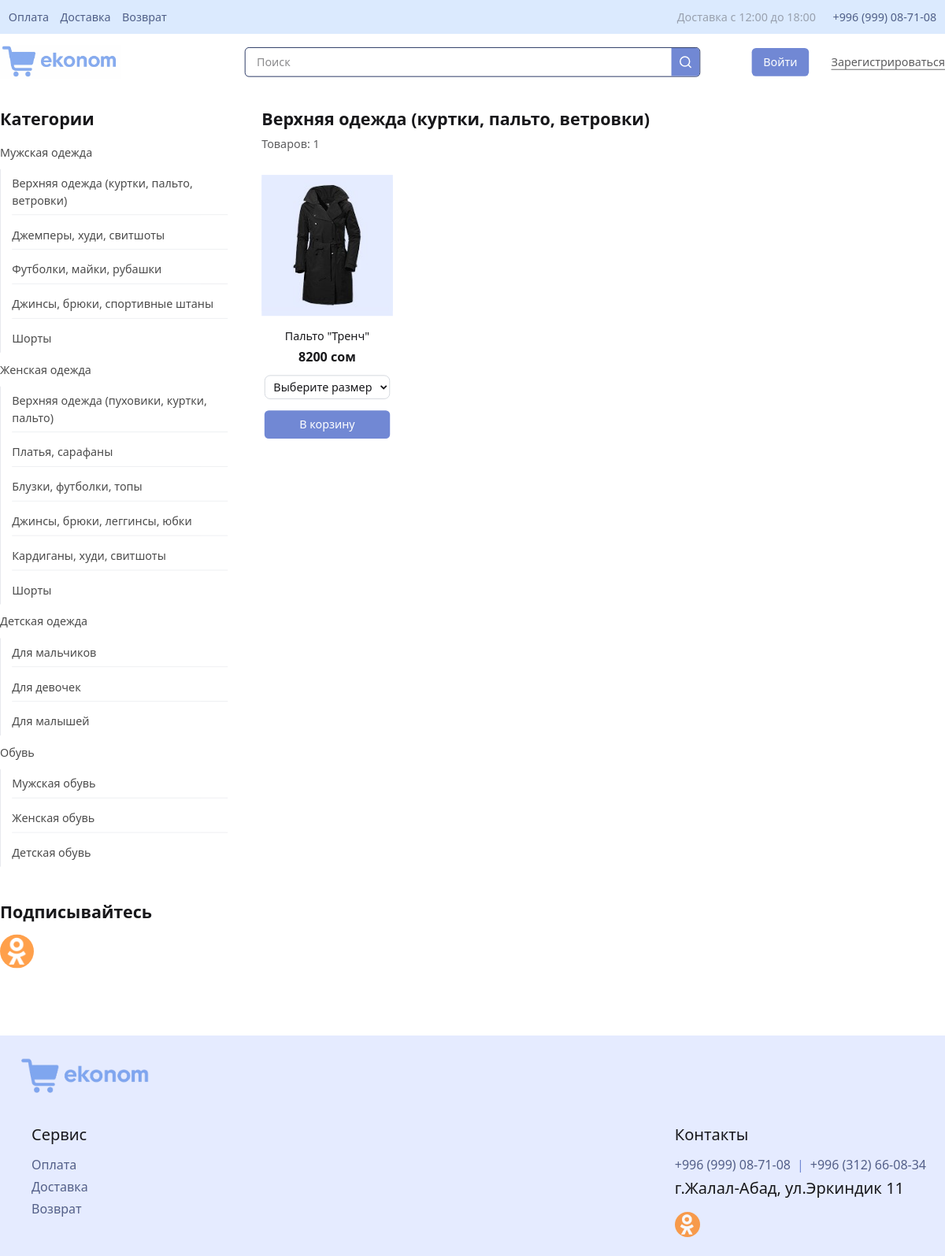
/catalog/verkhniaia-odezhda-kurtki-palto-vetrovki/, run on the app's committed database.
### theme/models.py (models this page shows, shortened)
class SiteSettings(models.Model):
    company_name = models.CharField("Название компании", max_length=255)
    working_hours_start = models.TimeField("Начало работы")
    working_hours_end = models.TimeField("Конец работы")
    phone_number = models.CharField("Номер телефона (1)", max_length=255)
    phone_number2 = models.CharField("Номер телефона (2)", max_length=255)
    address = models.CharField("Адрес", max_length=255)
    logo = models.ImageField(upload_to='logos/')
    bg_transparent_logo = models.ImageField(upload_to='logos/', default="...")
    class Meta:
        verbose_name = "Настройки сайта"
        verbose_name_plural = "Настройки сайта"

class SocialLink(models.Model):
    settings = models.ForeignKey(SiteSettings, on_delete=models.CASCADE, verbose_name="Настройки")
    logo = models.ImageField(upload_to='social_logos/')
    name = models.CharField("Название", max_length=255)
    link = models.CharField("Ссылка", max_length=1000)
    class Meta:
        verbose_name = "Социальные сети"
        verbose_name_plural = "Социальные сети"

### catalog/models.py (models this page shows, shortened)
class AutoSlugMixin(models.Model):
    slug_source_field = 'name'
    slug_field_name = 'slug'
    class Meta:
        abstract = True  # чтобы Django не создавала таблицу

class ProductCategory(AutoSlugMixin):
    name = models.CharField("Название", max_length=100)
    image = models.ImageField(upload_to="product_category_images/", null=True, blank=True)
    slug = models.SlugField(unique=True, blank=True)
    parent = models.ForeignKey(
        "self",
        on_delete=models.CASCADE,
        null=True,
        blank=True,
        related_name="children",
        verbose_name="Родительская категория"
    )
    class Meta:
        verbose_name = "Категория"
        verbose_name_plural = "Категории"

class Product(AutoSlugMixin):
    category = models.ForeignKey(
        ProductCategory,
        verbose_name="Категория",
        on_delete=models.CASCADE,
        related_name="categories"
    )
    name = models.CharField("Название", max_length=255)
    slug = models.SlugField(unique=True, blank=True)
    sizes = models.ManyToManyField(ProductSize, verbose_name="Доступные размеры", blank=True)
    price = models.DecimalField("Цена", max_digits=10, decimal_places=2)
    image = models.ImageField(upload_to="product_images/")
    thumbnail = models.ImageField(upload_to="product_images/thumbnails/", blank=True, null=True)
    views = models.PositiveIntegerField("Просмотры", default=0)
    def get_discount(self):
        from django.utils import timezone
        now = timezone.now()
        discounts = Discount.objects.filter(
            is_active=True,
            start_date__lte=now
        ).filter(
            models.Q(end_date__gte=now) | models.Q(end_date__isnull=True)
        ).filter(
            models.Q(products=self) |
            models.Q(categories=self.category)
        ).order_by('-percentage')
        return discounts.first()
    class Meta:
        ordering = ["-views"]
        verbose_name = "Товар"
        verbose_name_plural = "Товары"

### theme/views.py (the view)
# urls.py: path("catalog/<slug:category_slug>/", views.catalog_page, name=URLNames.CATALOG_PAGE),
def catalog_page(request, category_slug):
    category = get_object_or_404(catalog_models.ProductCategory, slug=category_slug)
    category_ids = get_category_ids(category)
    products_list = catalog_models.Product.objects.filter(category_id__in=category_ids).order_by("-views")
    paginator = Paginator(products_list, 12)
    page_number = request.GET.get('page')
    products = paginator.get_page(page_number)
    context = {
        "category": category,
        "products": products,
        "products_count": products_list.count(),
    }
    return render(request, "catalog.html", context)

### utils/functions.py (called while the page is built)
def get_category_ids(category):
    ids = [category.id]
    for child in category.children.all():
        ids.extend(get_category_ids(child))
    return ids

### theme/templates/catalog.html (shortened to what this page needs)
{% extends 'base.html' %}
{% load static %}
{% block content %}
<div class="w-3/4 h-full gap-8 flex flex-col">
    <div class="flex flex-col gap-2">
        <h1 class="title">{{ category.name }}</h1>
        {% if products_count > 0 %}
        <p class="text-md opacity-70">Товаров: {{ products_count }}</p>
        {% endif %}
    </div>
    {% include "components/_product_grid.html" with products=products %}
    </div>
</div>
{% endblock %}

### theme/templates/base.html (shortened to what this page needs)
{% load static tailwind_tags %}
<!DOCTYPE html>
<html lang="en" data-theme="light">
<head>
    <link
        rel="stylesheet"
        href="https://cdn.jsdelivr.net/npm/swiper@11/swiper-bundle.min.css"
    />
    {% tailwind_css %}
</head>
<body>
    <div id="app">
        {% include 'components/_topbar.html' %}
        {% include 'components/_header.html' %}
        <div class="w-full">
            <div class="i-container flex gap-12">
                {% include 'components/_leftbar.html' %}
                {% block content %}{% endblock %}
            </div>
        </div>
        <div class="bg-[#e5ebff] mt-16 p-6">
            <div class="flex flex-col mb-8">
                <a href="{% url URLNames.MAIN_PAGE %}" class="w-1/4 flex justify-start">
                    <img
                        class="h-14"
                        src="{{ site_settings.bg_transparent_logo.url }}"
                        alt="Логотип"
                    >
                </a>
            </div>
            <div class="flex justify-between">
                <div class="flex flex-col pl-4 gap-3">
                    <p class="font-medium text-xl">Сервис</p>
                    <div class="flex flex-col gap-1">
                        <a href="" class="text-blue-950">
                            Оплата
                        </a>
                        <a href="" class="text-blue-950">
                            Доставка
                        </a>
                        <a href="" class="text-blue-950">
                            Возврат
                        </a>
                    </div>
                </div>
                <div class="flex flex-col pl-4 gap-3">
                    <p class="font-medium text-xl">Контакты</p>
                    <div class="flex flex-col gap-1">
                        <div class="flex gap-2">
                            <a href="tel:{{ site_settings.phone_number }}" class="text-blue-950">{{ site_settings.phone_number }}</a>
                            <span class="text-leader">|</span>
                            <a href="tel:{{ site_settings.phone_number2 }}" class="text-blue-950">{{ site_settings.phone_number2 }}</a>
                        </div>
                        <p class="mb-3 text-xl">{{ site_settings.address }}</p>
                        <div class="flex gap-6">
                            {% for socials_item in socials_list %}
                            <a href="{{ socials_item.link }}" class="image-container rounded-full size-8">
                                <img class="h-full max-w-none" src="{{ socials_item.logo.url }}" alt="">
                            </a>
                            {% endfor %}
                        </div>
                    </div>
                </div>
            </div>
        </div>
</body>
</html>

### theme/templates/components/_topbar.html
<div class="w-full bg-blue-100">
    <div class="i-container p-3 flex justify-between">
        <div class="flex gap-4">
            <a href="" class="text-blue-950">
                Оплата
            </a>
            <a href="" class="text-blue-950">
                Доставка
            </a>
            <a href="" class="text-blue-950">
                Возврат
            </a>
        </div>
        <div class="flex gap-6">
            <p class="text-gray-400">
                Доставка с {{ site_settings.working_hours_start }} до {{ site_settings.working_hours_end }}
            </p>
            <a href="tel:{{ site_settings.phone_number }}" class="text-blue-950">{{ site_settings.phone_number }}</a>
        </div>
    </div>
</div>

### theme/templates/components/_header.html
{% load static %}
<div class="w-full">
    <div class="i-container py-3">
        <div class="flex items-center gap-6">
            <a href="{% url URLNames.MAIN_PAGE %}" class="w-1/4 flex justify-start">
                <img
                    class="h-14"
                    src="{{ site_settings.logo.url }}"
                    alt="Логотип"
                >
            </a>
            <div class="w-2/4">
                <div class="w-full border rounded-md border-blue-950 px-4 py-2 pr-12 flex relative overflow-hidden focus-within:border-[#7188d4] transition-colors">
                    <input
                        type="text"
                        placeholder="Поиск"
                        class="w-full focus:outline-0"
                    >
                    <div class="cursor-pointer bg-leader absolute bottom-0 right-0 h-full w-10 flex justify-center items-center">
                        <img
                            class="w-5"
                            src="{% static 'icons/ic_search.svg' %}"
                            alt=""
                        >
                    </div>
                </div>
            </div>
            <div class="w-1/4">
                <div class="flex gap-8 justify-end items-center">
                    {% if is_authenticated %}
                    <form method="post" action="{% url 'account_logout' %}" class="flex items-center gap-2">
                        {% csrf_token %}
                        <a href="" class="text-sm">
                            {{ user.email }}
                        </a>
                        <button type="submit" class="cursor-pointer">
                            <img class="size-4" src="{% static 'icons/ic_logout.svg' %}" alt="Выход из аккаунта">
                        </button>
                    </form>
                    <a href="{% url URLNames.CART_PAGE %}">
                        <div class="relative flex gap-4">
                            <img
                                class="size-[26px]"
                                src="{% static 'icons/ic_basket.svg' %}"
                                alt="Корзина"
                            >
                            {% if cart.count_items > 0 %}
                            <div class="absolute -top-2 left-4.5 rounded-full px-[8px] py-[3px] font-medium text-[9px] text-white bg-leader">
                                {{ cart.count_items }}
                            </div>
                            {% endif %}
                            <span class="text-leader font-medium">
                                {{ cart.total_price|floatformat:2 }} сом
                            </span>
                        </div>
                    </a>
                    {% else %}
                    <a href="{% url URLNames.ACCOUNT_LOGIN %}" class="i-button cursor-pointer">
                        Войти
                    </a>
                    <a href="{% url URLNames.ACCOUNT_SIGNUP %}" class="opacity-70 underline underline-offset-4 hover:decoration-transparent">
                        Зарегистрироваться
                    </a>
                    {% endif %}
                </div>
            </div>
        </div>
    </div>
</div>

### theme/templates/components/_leftbar.html
<div class="w-1/4 h-full flex flex-col gap-8 pb-6">
    <div class="flex flex-col mb-4">
        <h1 class="title mb-2">Категории</h1>
        <div class="flex flex-col">
            {% for category in categories_parent %}
            <a href="{% url URLNames.CATALOG_PAGE category.slug %}" class="link category">
                {{ category.name }}
            </a>
            <div class="flex flex-col pl-4 gap-2 cursor-pointer border-l border-gray-200">
                {% for subcategory in category.children.all %}
                <a href="{% url URLNames.CATALOG_PAGE subcategory.slug %}" class="link category-sm">{{ subcategory.name }}</a>
                {% endfor %}
            </div>
            {% empty %}
            <p class="text-leader opacity-50">Нет категорий</p>
            {% endfor %}
        </div>
    </div>
    <div class="flex flex-col gap-4">
        <h1 class="title">Подписывайтесь</h1>
        <div class="flex gap-6">
            {% for socials_item in socials_list %}
            <a href="{{ socials_item.link }}" class="image-container rounded-full size-12">
                <img class="h-full max-w-none" src="{{ socials_item.logo.url }}" alt="">
            </a>
            {% endfor %}
        </div>
    </div>
</div>

### theme/templates/components/_product_card.html (shortened to what this page needs)
<div class="flex flex-col justify-center items-center cursor-pointer group relative">
    <a href="{% url URLNames.PRODUCT_DETAIL_PAGE product.slug %}" class="no-link image-container w-full h-[200px] mb-4 bg-leader-pale2">
        <img src="{{ product.thumbnail.url }}" alt="{{ product.name }}">
    </a>
    <a href="{% url URLNames.PRODUCT_DETAIL_PAGE product.slug %}" class="no-link group-hover:text-[#7188d4] transition-all">{{ product.name }}</a>
    {% if product.get_discount %}
        <div class="absolute -right-1 -top-1 bg-[#7188d4] size-10 rounded-full flex justify-center items-center font-bold text-white">
            {{ product.get_discount.percentage|floatformat:0 }}%
        </div>
        <div class="mt-1 flex gap-2">
            <p class="line-through text-sm text-gray-500">{{ product.price|floatformat:0 }} сом</p>
            <p class="font-bold text-lg text-leader">{{ product.get_final_price|floatformat:0 }} сом</p>
        </div>
    {% else %}
        <div class="font-bold text-lg mt-1">
            {{ product.price|floatformat:0 }} сом
        </div>
    {% endif %}
    <form action="{% url URLNames.ACTION_ADD_TO_CART product.slug %}" method="POST" class="flex flex-col">
        {% if product.sizes.all %}
            <div class="mt-3 transition-all duration-300">
                <select
                    name="size_id"
                    id="size-{{ product.id }}"
                    required
                    class="border border-gray-300 rounded-lg px-2 py-1 mb-2 w-full"
                >
                    <option value="" disabled selected>Выберите размер</option>
                </select>
            </div>
        {% endif %}
        <button type="submit" class="i-button cursor-pointer transition-all duration-300 mt-2 bg-[#7188d4] text-white px-4 py-2 rounded-lg">
            В корзину
        </button>
    </form>
</div>

### theme/templates/base.html (style rules this page uses)
@media (max-width: 1330px) { body { overflow-x: hidden; } }
@media (max-width: 1330px) { #app { width: 1340px; transform-origin: top left; } }

### data on the page
SiteSettings: working_hours_start "12:00", working_hours_end "18:00", phone_number "+996 (999) 08-71-08", logo (picture), bg_transparent_logo (picture), phone_number2 "+996 (312) 66-08-34", address "г.Жалал-Абад, ул.Эркиндик 11"
ProductCategory: name "Мужская одежда"
ProductCategory: name "Верхняя одежда (куртки, пальто, ветровки)"
ProductCategory: name "Джемперы, худи, свитшоты"
ProductCategory: name "Футболки, майки, рубашки"
ProductCategory: name "Джинсы, брюки, спортивные штаны"
ProductCategory: name "Шорты"
ProductCategory: name "Женская одежда"
ProductCategory: name "Верхняя одежда (пуховики, куртки, пальто)"
ProductCategory: name "Платья, сарафаны"
ProductCategory: name "Блузки, футболки, топы"
ProductCategory: name "Джинсы, брюки, леггинсы, юбки"
ProductCategory: name "Кардиганы, худи, свитшоты"
ProductCategory: name "Шорты"
ProductCategory: name "Детская одежда"
ProductCategory: name "Для мальчиков"
ProductCategory: name "Для девочек"
ProductCategory: name "Для малышей"
ProductCategory: name "Обувь"
ProductCategory: name "Мужская обувь"
ProductCategory: name "Женская обувь"
ProductCategory: name "Детская обувь"
SocialLink: logo (picture)
Product: thumbnail (picture), name "Пальто \"Тренч\"", price "8200"

### other printed values
{{ products_count }} "1"
